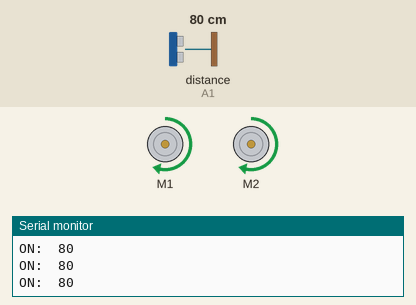
A sketch run on a simulated Arduino Uno, built with avr-gcc and run on an emulated ATmega328P. On the bench: 2 × DC motor (green arrow = forward, orange = backward, longer = faster), the last lines printed to the serial monitor. The inputs (shaded band) are chosen by the test bench; at power-on: distance to the obstacle (sensor on A1) 80 cm.

Above: at 1.2 s.
1.3 s: distance to the obstacle (sensor on A1) set to 18 cm
2.8 s: distance to the obstacle (sensor on A1) set to 14 cm
At 3.6 s:
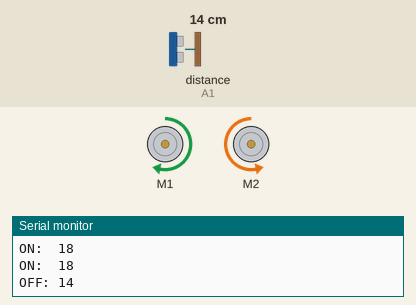
Timing chart, 0 to 11.8 s (numbered marks = the images above; inputs shaded):
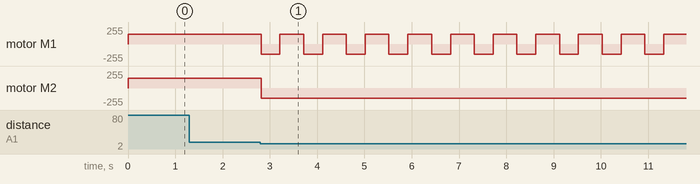

The sketch:

main.ino
```cpp
/*
AFMotor: https://github.com/adafruit/Adafruit-Motor-Shield-library
Ultrasonic Eric
*/

#include <AFMotor.h>
#include <Ultrasonic.h>

AF_DCMotor left_motor(1,MOTOR12_64KHZ); //FORWARD = GO FORWARD
AF_DCMotor right_motor(2,MOTOR12_64KHZ); //FORWARD = GO BACKWARD
Ultrasonic ultrasonic(A0, A1);

int distance;
int detected_d = 15;
int rotating_speed = 150;

void setup() {
  Serial.begin(9600); // set up Serial library at 9600 bps
  Serial.println("Stepper test!");
  left_motor.setSpeed(rotating_speed);
  right_motor.setSpeed(rotating_speed);
}


void loop(){
  distance = ultrasonic.read(); //不加參數就是輸出CM，可用read(INC)輸出英寸
  if(distance > detected_d)
  {
    Serial.print("ON:  ");
    Serial.println(distance);
    left_motor.run(FORWARD);
    right_motor.run(FORWARD);
  }

  else
  {
    Serial.print("OFF: ");
    Serial.println(distance);
    left_motor.run(BACKWARD);
    right_motor.run(BACKWARD);
    delay(400);
    turn_left(500);
  }
}

void turn_left(int millisecond)
{
  left_motor.run(FORWARD);
  right_motor.run(BACKWARD);
  delay(millisecond);
}

void turn_right(int millisecond)
{
  left_motor.run(BACKWARD);
  right_motor.run(FORWARD);
  delay(millisecond);
}
```

Measured:
- the behaviour switches between 16 and 15 cm on distance to the obstacle (sensor on A1) (found by bisection; images 0 and 1)
- after the input at 2.8 s, motor M1: alternates forward 150/255 for 0.50 s and backward 150/255 for 0.40 s, starting at once; motor M2: forward 150/255 → backward 150/255 at once
